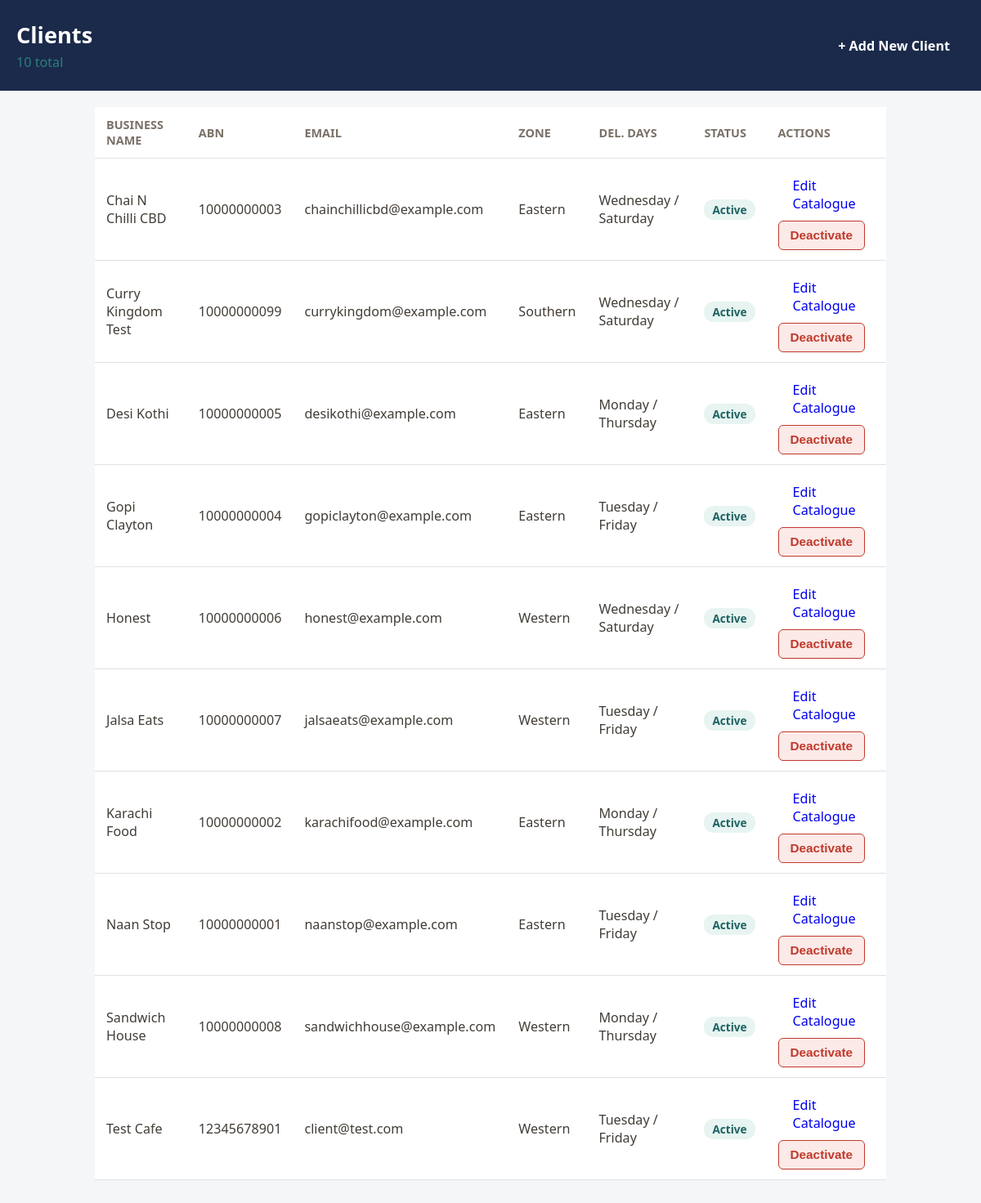
The page /owner/clients (signed in) on the database its author committed.
### tables this page shows
CREATE TABLE clients (
    client_id       INTEGER PRIMARY KEY AUTOINCREMENT,
    user_id         INTEGER NOT NULL UNIQUE REFERENCES users(user_id) ON DELETE CASCADE,
    business_name   TEXT NOT NULL UNIQUE,    -- Module 7: trading name, default A-Z sort key
    -- Exactly 11 digits, no separators: GLOB with 11 single-digit character
    -- classes enforces both the length AND that every character is 0-9 in
    -- one constraint, so a value like "123 456 789" or a 10-digit ABN is
    -- rejected at the database layer, not just in Python.
    abn             TEXT NOT NULL UNIQUE
                    CHECK (abn GLOB '[0-9][0-9][0-9][0-9][0-9][0-9][0-9][0-9][0-9][0-9][0-9]'),
    delivery_zone   TEXT NOT NULL CHECK (delivery_zone IN ('Western', 'Northern', 'Eastern', 'Southern')),
    delivery_day1   TEXT NOT NULL,           -- FR-B1: first of 2 fixed weekly delivery days
    delivery_day2   TEXT NOT NULL CHECK (delivery_day2 != delivery_day1),
    delivery_charge REAL NOT NULL CHECK (delivery_charge > 0),
    internal_notes  TEXT                     -- Module 11: owner-only, must never reach the client portal
);

CREATE TABLE users (
    user_id       INTEGER PRIMARY KEY AUTOINCREMENT,
    email         TEXT NOT NULL UNIQUE,      -- FR-A1: login lookup key
    password_hash TEXT NOT NULL,             -- bcrypt hash only (NF-06) -- never plaintext
    role          TEXT NOT NULL CHECK (role IN ('owner', 'client', 'driver')),  -- FR-A3
    is_active     INTEGER NOT NULL DEFAULT 1 CHECK (is_active IN (0, 1)),       -- SQLite has no native BOOLEAN
    created_at    TEXT NOT NULL DEFAULT (STRFTIME('%Y-%m-%dT%H:%M:%S', 'now')),
    -- FR-A1 data dictionary: "Timestamp of successful login ... Set server-side
    -- ... Cannot be in the future". NULL until the account's first successful
    -- login (e.g. a client created by Module 11 who hasn't logged in yet).
    -- No CHECK constraint needed for "cannot be in the future": this column
    -- is only ever written by User.authenticate() using the database's own
    -- STRFTIME('now'), never from user-supplied input, so a future value is
    -- not reachable through the application.
    login_at      TEXT
);

### routes/owner.py (the view)
@owner_bp.route("/owner/clients")
@login_required("owner")
def client_list():
    return render_template("owner_clients.html", clients=Client.list_all())

### database/db.py (called while the page is built)
def get_db_connection():
    DATABASE_PATH.parent.mkdir(parents=True, exist_ok=True)
    connection = sqlite3.connect(DATABASE_PATH)
    connection.row_factory = sqlite3.Row
    connection.execute("PRAGMA foreign_keys = ON")
    return connection

### models/client.py (called while the page is built)
    @property
    def client_id(self):
        return self._client_id

    @property
    def business_name(self):
        return self._business_name

    @property
    def abn(self):
        return self._abn

    @property
    def delivery_zone(self):
        return self._delivery_zone

    @property
    def delivery_days(self):
        return (self._delivery_day1, self._delivery_day2)

    @classmethod
    def list_all(cls):
        connection = get_db_connection()
        try:
            rows = connection.execute(
                """
                SELECT users.user_id, users.email, users.password_hash, users.is_active,
                       users.login_at,
                       clients.client_id, clients.business_name, clients.abn,
                       clients.delivery_zone, clients.delivery_day1, clients.delivery_day2,
                       clients.delivery_charge, clients.internal_notes
                FROM users
                JOIN clients ON clients.user_id = users.user_id
                ORDER BY clients.business_name ASC
                """
            ).fetchall()
        finally:
            connection.close()
        return [cls._from_joined_row(row) for row in rows]

    @staticmethod
    def _from_joined_row(row):
        return Client(
            user_id=row["user_id"], email=row["email"], password_hash=row["password_hash"],
            is_active=row["is_active"], client_id=row["client_id"],
            business_name=row["business_name"], abn=row["abn"],
            delivery_zone=row["delivery_zone"], delivery_day1=row["delivery_day1"],
            delivery_day2=row["delivery_day2"], delivery_charge=row["delivery_charge"],
            internal_notes=row["internal_notes"], login_at=row["login_at"],
        )

### models/user.py (called while the page is built)
    @property
    def email(self):
        return self._email

    @property
    def is_active(self):
        return self._is_active

### templates/owner_clients.html (shortened to what this page needs)
{% extends "base.html" %}
{% block body %}
<div class="order-page">
    <header class="order-header client-list-header">
        <div>
            <h1>Clients</h1>
            <p class="order-subtext">{{ clients|length }} total</p>
        </div>
        <a class="btn-primary btn-inline" href="{{ url_for('owner.add_client') }}">+ Add New Client</a>
    </header>
    <main class="client-table-wrap">
        {% if not clients %}
        <p>No clients yet.</p>
        {% else %}
        <table class="client-table">
            <thead>
                <tr>
                    <th>Business Name</th>
                    <th>ABN</th>
                    <th>Email</th>
                    <th>Zone</th>
                    <th>Del. Days</th>
                    <th>Status</th>
                    <th>Actions</th>
                </tr>
            </thead>
            <tbody>
                {% for client in clients %}
                <tr>
                    <td>{{ client.business_name }}</td>
                    <td>{{ client.abn }}</td>
                    <td>{{ client.email }}</td>
                    <td>{{ client.delivery_zone }}</td>
                    <td>{{ client.delivery_days[0] }} / {{ client.delivery_days[1] }}</td>
                    <td>
                        {% if client.is_active %}
                        <span class="status-pill status-active">Active</span>
                        {% else %}
                        <span class="status-pill status-inactive">Inactive</span>
                        {% endif %}
                    </td>
                    <td>
                        <a class="btn-inline" href="{{ url_for('owner.edit_client_products', client_id=client.client_id) }}">Edit Catalogue</a>
                        {% if client.is_active %}
                        <form method="post" action="{{ url_for('owner.deactivate_client', client_id=client.client_id) }}">
                            <button type="submit" class="btn-deactivate">Deactivate</button>
                        </form>
                        {% else %}
                        <form method="post" action="{{ url_for('owner.reactivate_client', client_id=client.client_id) }}">
                            <button type="submit" class="btn-reactivate">Reactivate</button>
                        </form>
                        {% endif %}
                    </td>
                </tr>
                {% endfor %}
            </tbody>
        </table>
        {% endif %}
    </main>
</div>
{% endblock %}

### templates/base.html (shortened to what this page needs)
<!DOCTYPE html>
<html lang="en">
<head>
    <link rel="stylesheet" href="{{ url_for('static', filename='css/style.css') }}">
</head>
<body>
    {% block body %}{% endblock %}
</body>
</html>

### static/css/style.css (style rules this page uses)
:root { --navy: #1B2A4A; --navy-dark: #121E36; --navy-light: #2C4370; --teal: #2A7F7F; --teal-dark: #1F6363; --feature-text: #99A6BD; --mint-green: #4FC79A; --warm-brown: #8B5E3C; --gold: #D9A441; --error-red: #C0392B; --error-bg: #FBEAE8; --surface: #FFFFFF; --text: #423C36; --text-muted: #7A7168; --border: #DDE2E7; }
* { box-sizing: border-box; }
html { font-size: 17px; }
body { margin: 0; font-family: "Segoe UI", Roboto, Arial, sans-serif; color: var(--text); background: var(--surface); }
.btn-primary { width: 100%; padding: 22px 0; background: var(--navy); color: #fff; border: none; border-radius: 8px; font-size: 1.1rem; font-weight: 600; cursor: pointer; transition: background 0.15s ease; }
.order-page { min-height: 100vh; background: #F4F6F8; }
.order-header { background: var(--navy); color: #fff; padding: 24px 20px; }
.order-header h1 { margin: 0 0 4px; font-size: 1.6rem; }
.order-subtext { margin: 0; color: var(--teal); font-size: 0.95rem; }
.status-pill { font-size: 0.8rem; font-weight: 600; padding: 3px 10px; border-radius: 12px; }
.client-list-header { display: flex; justify-content: space-between; align-items: center; gap: 16px; }
.btn-inline { display: inline-block; width: auto; padding: 10px 18px; text-decoration: none; font-size: 0.95rem; }
.client-table-wrap { max-width: 1000px; margin: 0 auto; padding: 20px 16px 40px; overflow-x: auto; }
.client-table { width: 100%; border-collapse: collapse; background: var(--surface); }
.client-table th, .client-table td { text-align: left; padding: 12px 14px; border-bottom: 1px solid var(--border); font-size: 0.95rem; }
.client-table th { color: var(--text-muted); font-weight: 600; font-size: 0.85rem; text-transform: uppercase; }
.status-active { background: #E7F4F1; color: var(--teal-dark); }
.btn-deactivate, .btn-reactivate { padding: 8px 14px; border-radius: 6px; font-size: 0.9rem; font-weight: 600; cursor: pointer; border: none; }
.btn-deactivate { background: var(--error-bg); color: var(--error-red); border: 1px solid var(--error-red); }

### rows shown on the page
clients: business_name "Chai N Chilli CBD", abn "10000000003", email "chainchillicbd@example.com", delivery_zone "Eastern", delivery_day1 "Wednesday", delivery_day2 "Saturday"
clients: business_name "Curry Kingdom Test", abn "10000000099", email "currykingdom@example.com", delivery_zone "Southern", delivery_day1 "Wednesday", delivery_day2 "Saturday"
clients: business_name "Desi Kothi", abn "10000000005", email "desikothi@example.com", delivery_zone "Eastern", delivery_day1 "Monday", delivery_day2 "Thursday"
clients: business_name "Gopi Clayton", abn "10000000004", email "gopiclayton@example.com", delivery_zone "Eastern", delivery_day1 "Tuesday", delivery_day2 "Friday"
clients: business_name "Honest", abn "10000000006", email "honest@example.com", delivery_zone "Western", delivery_day1 "Wednesday", delivery_day2 "Saturday"
clients: business_name "Jalsa Eats", abn "10000000007", email "jalsaeats@example.com", delivery_zone "Western", delivery_day1 "Tuesday", delivery_day2 "Friday"
clients: business_name "Karachi Food", abn "10000000002", email "karachifood@example.com", delivery_zone "Eastern", delivery_day1 "Monday", delivery_day2 "Thursday"
clients: business_name "Naan Stop", abn "10000000001", email "naanstop@example.com", delivery_zone "Eastern", delivery_day1 "Tuesday", delivery_day2 "Friday"
clients: business_name "Sandwich House", abn "10000000008", email "sandwichhouse@example.com", delivery_zone "Western", delivery_day1 "Monday", delivery_day2 "Thursday"
clients: business_name "Test Cafe", abn "12345678901", email "client@test.com", delivery_zone "Western", delivery_day1 "Tuesday", delivery_day2 "Friday"

### other values the page prints
{{ clients|length }} "10"
